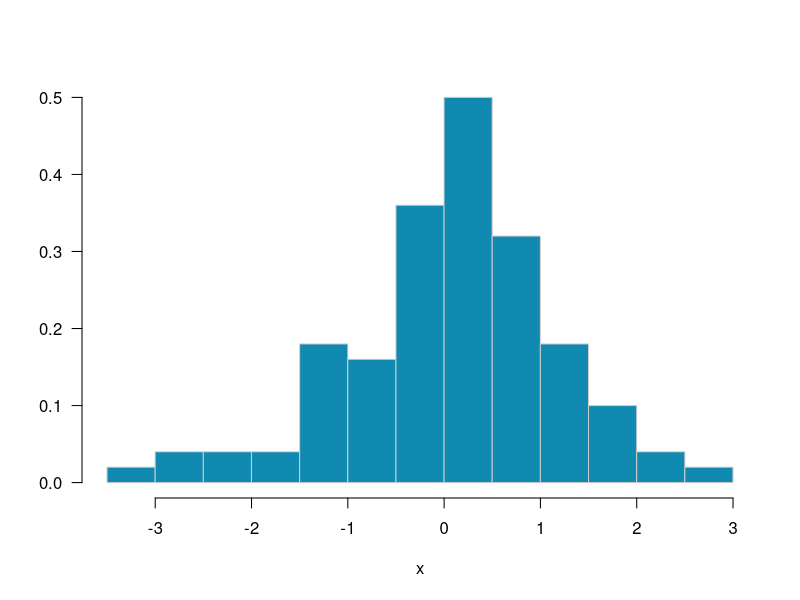
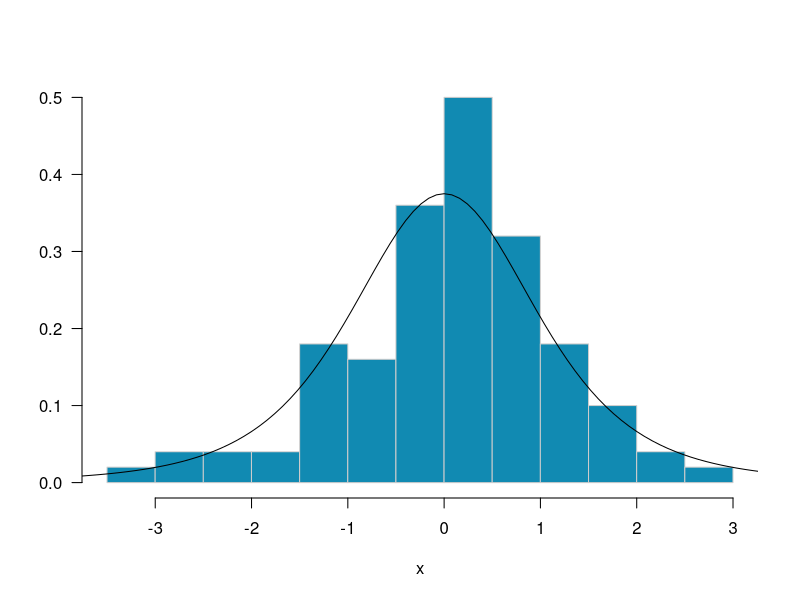

Source code (R) for these figures, in order:
## ---- chunk 1
set.seed(1234)
x <- rt(n=100, df=4)
MASS::truehist(x, las=1, col="#118ab2", border="grey80", nbins=20)
## ---- chunk 2
MASS::truehist(x, las=1, col="#118ab2", border="grey80", nbins=20)
curve(dt(x, df=4), from=-4, to=4, add=T, type="l")
